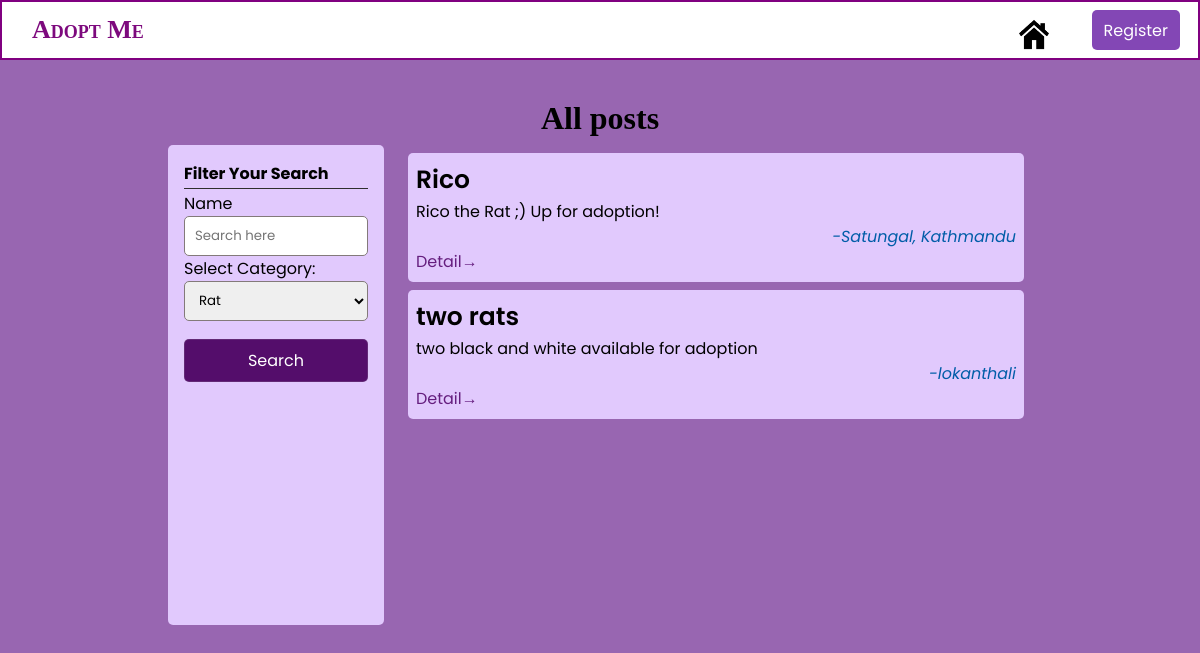
/list.php?category=6, run on an earlier commit of the app's database.
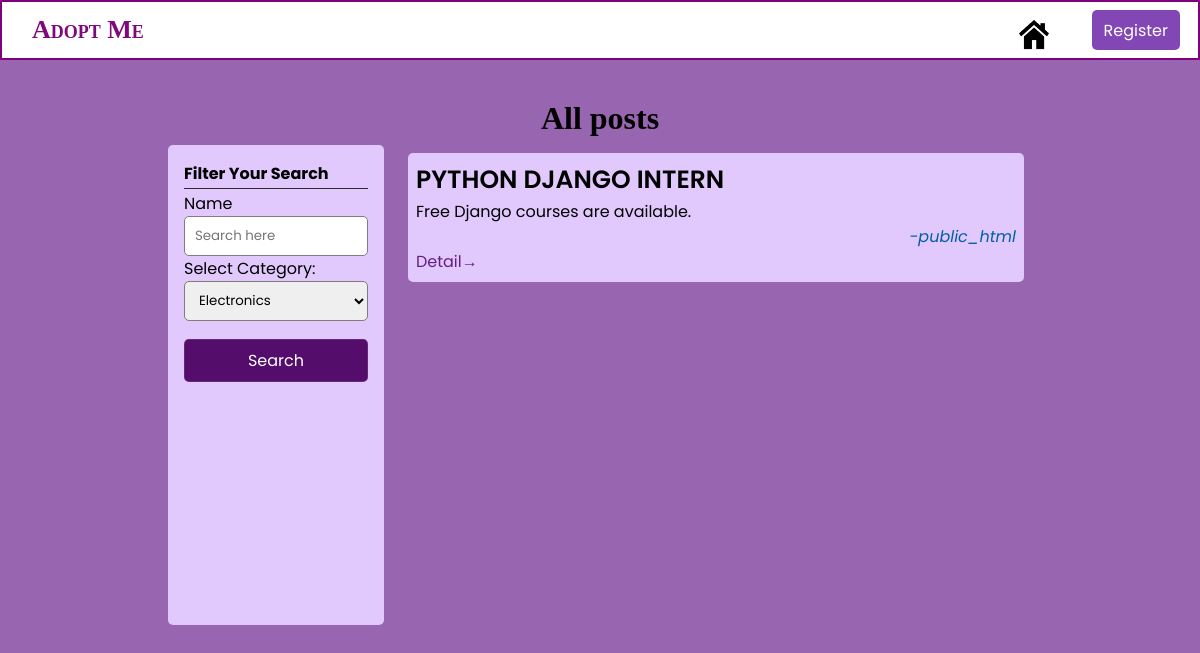
And on a later commit of the database.
### tables this page shows
CREATE TABLE `pets` (
  `id` int(11) NOT NULL,
  `title` varchar(255) NOT NULL,
  `description` text NOT NULL,
  `location` varchar(255) NOT NULL,
  `contact` int(11) NOT NULL,
  `helper_id` int(10) UNSIGNED NOT NULL,
  `category` int(10) UNSIGNED DEFAULT NULL,
  `created_at` datetime NOT NULL DEFAULT current_timestamp(),
  `active` int(11) NOT NULL DEFAULT 1,
  `image` varchar(255) DEFAULT NULL
);

### includes/function.php (called while the page is built, shortened)
<?php
require_once('database.php');
function getCategories()
{
    global $conn;
    $sql = $conn->prepare('SELECT * from pets_category');
    $sql->execute();
    $categories = $sql->get_result();
    return $categories;
}
function getDonations($limit = NULL, $offset = NULL, $search = NULL, $category = NULL)
{
    global $conn;
    $lim = $limit !== NULL ? $limit : 10;
    $off = $offset !== NULL ? $offset : 0;
    $active = 1;
    $search = "%" . $search . "%";
    if ($category !== "" && $category !== NULL && $category !== 0) {
        $sql = $conn->prepare("SELECT id, location, title, description FROM `pets` WHERE `active` = ? AND `category` = ? AND CONCAT_WS('',`title`,`description`) LIKE ? ORDER BY `id` DESC LIMIT ? OFFSET ?");
        $sql->bind_param('iisii', $active, $category, $search, $lim, $off);
        $count_sql = $conn->prepare("SELECT COUNT(id) as total FROM `pets` WHERE `active` = ? AND `category` = ? AND CONCAT_WS('',`title`,`description`) LIKE ?");
        $count_sql->bind_param('iis', $active, $category, $search);
    }
    $count_sql->execute();
    $count = $count_sql->get_result()->fetch_object();
    $sql->execute();
    $pets = $sql->get_result();
    $data = array('count' => $count->total, 'results' => $pets);
    return $data;
}

### partials/category_inp.php (the view, shortened to what this page needs)
<label for='category'>Select Category:</label>
<select id='create-help-category' class='search-input input' name='category'>
    <?php
    $categories = getCategories();
    while ($category = $categories->fetch_assoc()) {
        $selected = (isset($_GET['category']) && $category['id'] == $_GET['category']) ? "selected" : "";
    ?>
        <option value="<?= $category['id'] ?>" <?= $selected ?>><?= ($category['name']) ?></option>
    <?php
    }
    ?>
</select>

### list.php (shortened to what this page needs)
<?php
include './includes/function.php';
?>
<!DOCTYPE html>
<html lang="en">
<head>
    <link rel="stylesheet" href="./styles/main.css">
    <link rel="stylesheet" href="./styles/nav.css">
    <link rel="stylesheet" href="./styles/list.css">
</head>
<body>
    <?php include("./partials/nav.php") ?>
    <div class="container">
        <div class="title">
            <h1>All posts</h1>
        </div>
        <div class="data-section">
            <div class="sidebar">
                <?php
                include("partials/search_sidebar.php");
                ?>
            </div>
            <div class="helplist-container" autofocus>
                <?php
                $limit = (isset($_GET['limit']) && $_GET['limit'] != null) ? $_GET['limit'] : 10;
                $offset = (isset($_GET['offset']) && $_GET['offset'] != null) ? $_GET['offset'] : 0;
                $category = (isset($_GET['category']) && $_GET['category'] != null) ? $_GET['category'] : NULL;
                $search = (isset($_GET['search']) && $_GET['search'] != null) ? $_GET['search'] : "";
                $donations = getDonations($limit, $offset, $search, $category);
                while ($donation = mysqli_fetch_array($donations['results'])) {
                ?>
                    <div class='help-item'>
                        <div class='help-title'>
                            <h3><?= $donation['title'] ?></h3>
                        </div>
                        <div class='help-description'>
                            <p><?= $donation['description'] ?></p>
                        </div>
                        <div class='help-meta'> -<?= $donation['location'] ?></div>
                        <div class="view-more"><a href="./help-detail.php?help_id=<?= $donation['id'] ?>" class="">Detail&rarr;</a></div>
                    </div>
                <?php
                }
                ?>
        </div>
    </div>
</body>
</html>

What changed in the data, as far as the page shows it:
removed pets: title "Rico", description "Rico the Rat ;) Up for adoption!", location "Satungal, Kathmandu"
removed pets: title "two rats", description "two black and white available for adoption", location "lokanthali"
added pets: title "PYTHON DJANGO INTERN", description "Free Django courses are available.", location "public_html"
Also different on the page:
form field category: "Rat" → "Electronics"
